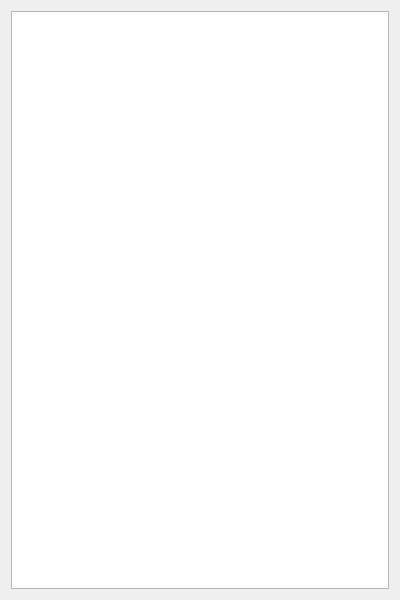
<?xml version="1.0" encoding="UTF-8"?>
<ui version="4.0">
 <class>StatisticsDialog</class>
 <widget class="QDialog" name="StatisticsDialog">
  <property name="geometry">
   <rect>
    <x>0</x>
    <y>0</y>
    <width>400</width>
    <height>600</height>
   </rect>
  </property>
  <property name="windowTitle">
   <string>Statistics</string>
  </property>
  <layout class="QVBoxLayout" name="verticalLayout">
   <item>
    <widget class="QTextBrowser" name="textBrowser">
     <property name="html">
      <string>&lt;!DOCTYPE HTML PUBLIC &quot;-//W3C//DTD HTML 4.0//EN&quot; &quot;http://www.w3.org/TR/REC-html40/strict.dtd&quot;&gt;
&lt;html&gt;&lt;head&gt;&lt;meta name=&quot;qrichtext&quot; content=&quot;1&quot; /&gt;&lt;style type=&quot;text/css&quot;&gt;
p, li { white-space: pre-wrap; }
&lt;/style&gt;&lt;/head&gt;&lt;body style=&quot; font-family:'MS Shell Dlg 2'; font-size:8.25pt; font-weight:400; font-style:normal;&quot;&gt;
&lt;p style=&quot;-qt-paragraph-type:empty; margin-top:0px; margin-bottom:0px; margin-left:0px; margin-right:0px; -qt-block-indent:0; text-indent:0px;&quot;&gt;&lt;br /&gt;&lt;/p&gt;&lt;/body&gt;&lt;/html&gt;</string>
     </property>
    </widget>
   </item>
  </layout>
 </widget>
 <resources/>
 <connections/>
</ui>
